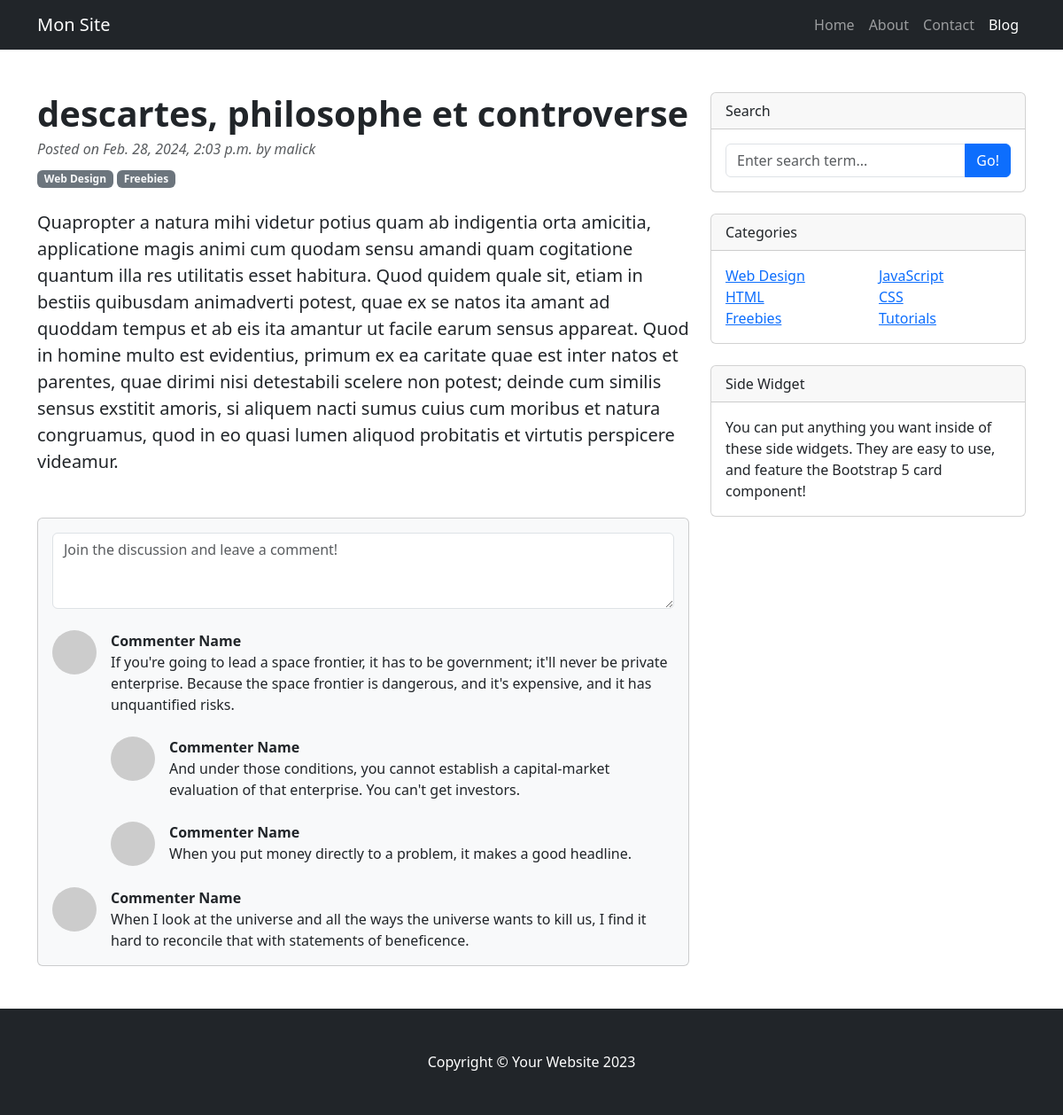
Page /a/ on the committed database.
### account/models.py (models this page shows, shortened)
class Post(models.Model):
    STATUS_CHOICES = (
        ('draft', 'Draft'),
        ('published','Published'),
    )
    title = models.CharField(max_length=200)
    slug = models.SlugField(max_length=200)
    body = models.TextField()
    created = models.DateField(auto_now_add=True)
    updated = models.DateField(auto_now=True)
    status = models.CharField(choices=STATUS_CHOICES,
             default='draft', max_length=10)
    publish = models.DateTimeField(default=timezone.now())
    author = models.ForeignKey(User, on_delete=models.CASCADE,
                               related_name='posted')

### account/views.py (the view)
# urls.py: path('<slug>/',views.post_detail, name='post_detail'),
def post_detail(request, slug: str):
    post = get_object_or_404(Post,slug=slug)
    return render(request,'account/post/detail.html',{'post':post})

### account/templates/account/post/detail.html
{% extends "account/base.html" %}
{%block content%}
    <div class="container mt-5">
        <div class="row">
            <div class="col-lg-8">
                <article>
                    <header class="mb-4">
                        <h1 class="fw-bolder mb-1">{{post.title}}</h1>
                        <div class="text-muted fst-italic mb-2">Posted on {{post.publish}} by {{post.author.username}}</div>
                        <a class="badge bg-secondary text-decoration-none link-light" href="#!">Web Design</a>
                        <a class="badge bg-secondary text-decoration-none link-light" href="#!">Freebies</a>
                    </header>
                    <section class="mb-5">
                        <p class="fs-5 mb-4">{{post.body}}</p>
                    </section>
                </article>
                <section class="mb-5">
                    <div class="card bg-light">
                        <div class="card-body">
                            <form class="mb-4"><textarea class="form-control" rows="3" placeholder="Join the discussion and leave a comment!"></textarea></form>
                            <div class="d-flex mb-4">
                                <div class="flex-shrink-0"><img class="rounded-circle" src="https://dummyimage.com/50x50/ced4da/6c757d.jpg" alt="..." /></div>
                                <div class="ms-3">
                                    <div class="fw-bold">Commenter Name</div>
                                    If you're going to lead a space frontier, it has to be government; it'll never be private enterprise. Because the space frontier is dangerous, and it's expensive, and it has unquantified risks.
                                    <div class="d-flex mt-4">
                                        <div class="flex-shrink-0"><img class="rounded-circle" src="https://dummyimage.com/50x50/ced4da/6c757d.jpg" alt="..." /></div>
                                        <div class="ms-3">
                                            <div class="fw-bold">Commenter Name</div>
                                            And under those conditions, you cannot establish a capital-market evaluation of that enterprise. You can't get investors.
                                        </div>
                                    </div>
                                    <div class="d-flex mt-4">
                                        <div class="flex-shrink-0"><img class="rounded-circle" src="https://dummyimage.com/50x50/ced4da/6c757d.jpg" alt="..." /></div>
                                        <div class="ms-3">
                                            <div class="fw-bold">Commenter Name</div>
                                            When you put money directly to a problem, it makes a good headline.
                                        </div>
                                    </div>
                                </div>
                            </div>
                            <div class="d-flex">
                                <div class="flex-shrink-0"><img class="rounded-circle" src="https://dummyimage.com/50x50/ced4da/6c757d.jpg" alt="..." /></div>
                                <div class="ms-3">
                                    <div class="fw-bold">Commenter Name</div>
                                    When I look at the universe and all the ways the universe wants to kill us, I find it hard to reconcile that with statements of beneficence.
                                </div>
                            </div>
                        </div>
                    </div>
                </section>
            </div>
            <div class="col-lg-4">
                <div class="card mb-4">
                    <div class="card-header">Search</div>
                    <div class="card-body">
                        <div class="input-group">
                            <input class="form-control" type="text" placeholder="Enter search term..." aria-label="Enter search term..." aria-describedby="button-search" />
                            <button class="btn btn-primary" id="button-search" type="button">Go!</button>
                        </div>
                    </div>
                </div>
                <div class="card mb-4">
                    <div class="card-header">Categories</div>
                    <div class="card-body">
                        <div class="row">
                            <div class="col-sm-6">
                                <ul class="list-unstyled mb-0">
                                    <li><a href="#!">Web Design</a></li>
                                    <li><a href="#!">HTML</a></li>
                                    <li><a href="#!">Freebies</a></li>
                                </ul>
                            </div>
                            <div class="col-sm-6">
                                <ul class="list-unstyled mb-0">
                                    <li><a href="#!">JavaScript</a></li>
                                    <li><a href="#!">CSS</a></li>
                                    <li><a href="#!">Tutorials</a></li>
                                </ul>
                            </div>
                        </div>
                    </div>
                </div>
                <div class="card mb-4">
                    <div class="card-header">Side Widget</div>
                    <div class="card-body">You can put anything you want inside of these side widgets. They are easy to use, and feature the Bootstrap 5 card component!</div>
                </div>
            </div>
        </div>
    </div>
{%endblock content%}

### rows in the picture
Post: title "descartes, philosophe et controverse", publish "Feb. 28, 2024, 2:03 p.m.", author.username "malick", body "Quapropter a natura mihi videtur potius quam ab indigentia orta amicitia, applicatione magis animi cum quodam sensu amandi quam cogitatione quantum illa res utilitatis esset habitura. Quod quidem quale sit, etiam in bestiis quibusdam animadverti potest, quae ex se natos ita amant ad quoddam tempus et ab eis ita amantur ut facile earum sensus appareat. Quod in homine multo est evidentius, primum ex ea caritate quae est inter natos et parentes, quae dirimi nisi detestabili scelere non potest; deinde cum similis sensus exstitit amoris, si aliquem nacti sumus cuius cum moribus et natura congruamus, quod in eo quasi lumen aliquod probitatis et virtutis perspicere videamur."
